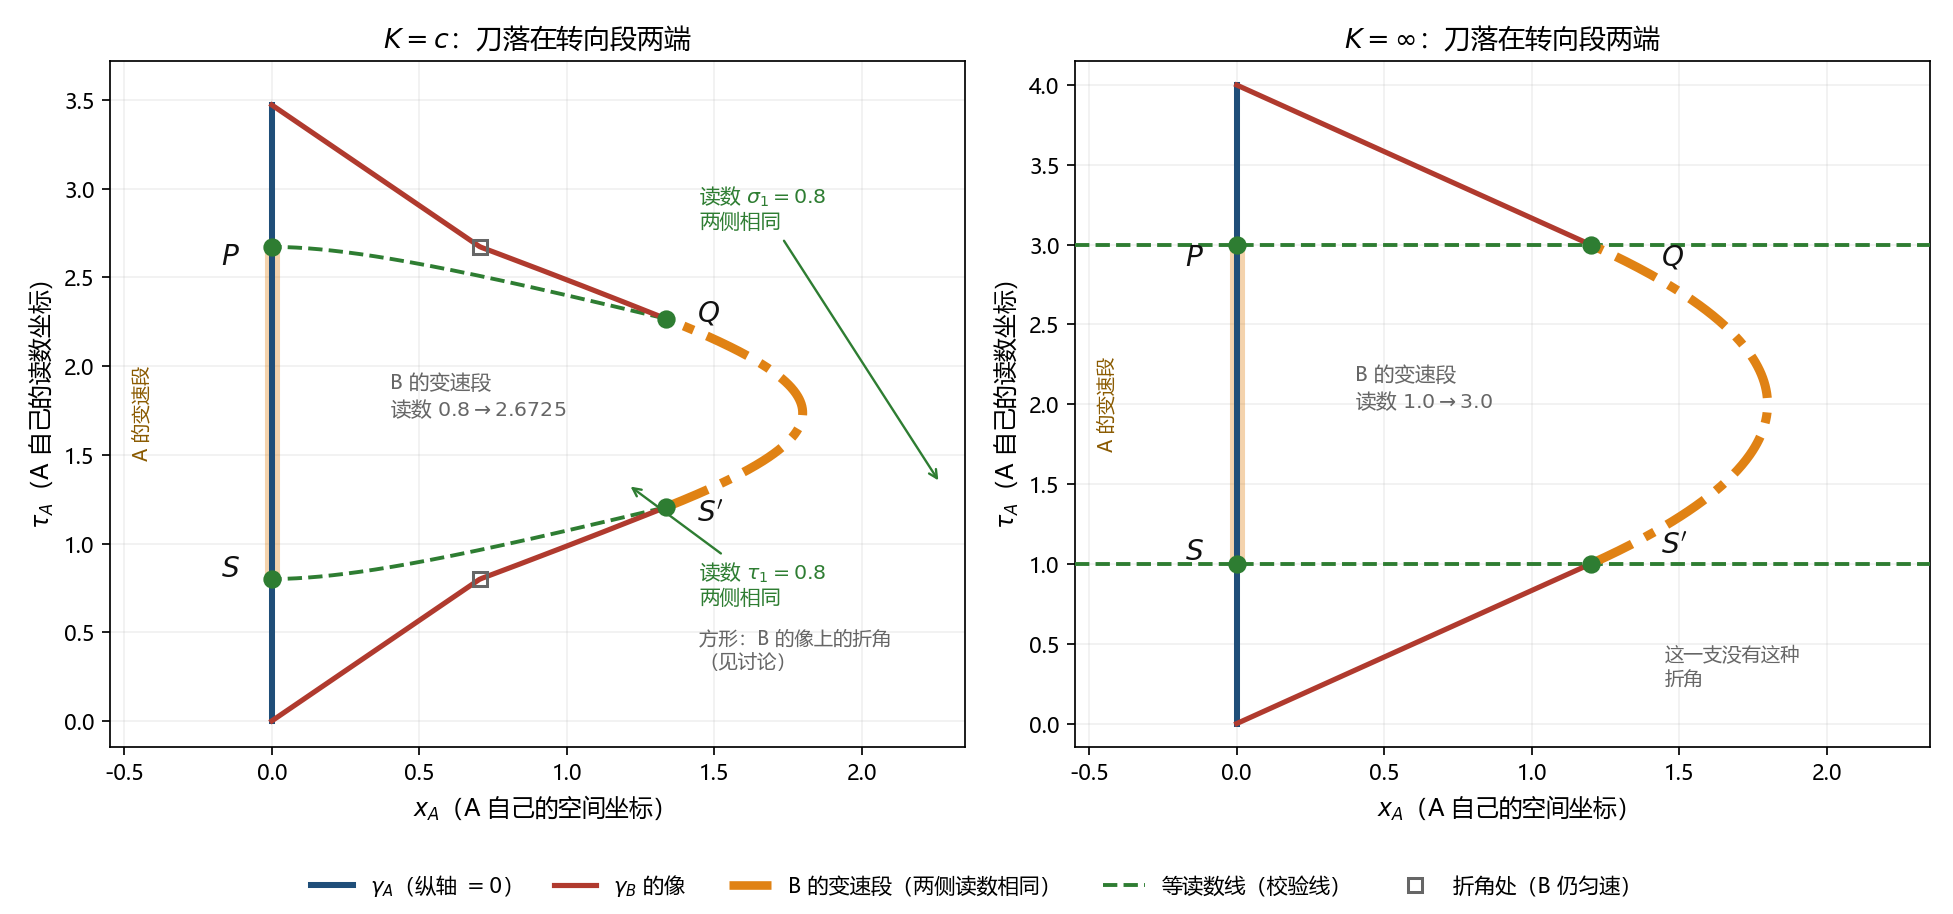

Write Python code to recreate this figure.
# -*- coding: utf-8 -*-
"""
第 14 章配图：把两刀落在转向段的两端（A 视角纸面）。

本图是第 14 章切割构造唯一的配图：两刀落在转向段两端，中间段就是转向段本身，
惯性段对惯性段、转向段对转向段，两侧对应段的读数各自相等。

K=c 支：切点读数为 0.8（= 段 I 的读数），双曲线参数 0.8：
        E_A=(1,-0.6)、E_B=(1,0.6)，核对 1^2-0.6^2=0.64=0.8^2；
        F_A=(3,-0.6)、F_B=(3,0.6)，核对 (4-3)^2-0.6^2=0.64。
K=oo 支：切点为 t=1 与 t=3（该支读数即 t 之差，段 I 的读数为 1）。

字母：A 的转向段两端为 S（下，读数 0.8）与 P（上，读数 2.6725）；
      B 的转向段两端为 S'（下）与 Q（上）。

B 的像上的两个方形标记：位于 (x_A, tau_A) = (0.7059, 0.8) 与 (0.7059, 2.6725)，
那里 B 仍在匀速运动；折角来自 A 自己的坐标构造——A 的加速度在这两个读数处
由 0 跳变到非零、再由非零跳回 0（本算例的加速度是分段常数），A 的同时面族
倾角随之突变。折角属于 A，不属于 B。x_A 的解析值 = 1.5 * 0.8 / 1.7 = 0.7059。
"""
import numpy as np
import matplotlib
matplotlib.use("Agg")
import matplotlib.pyplot as plt
import scipy.interpolate as si
from scipy.optimize import brentq
from matplotlib.lines import Line2D

for f, s in (("font.sans-serif", ["Microsoft YaHei", "SimHei", "DejaVu Sans"]),
             ("axes.unicode_minus", False)):
    plt.rcParams[f] = s

BLUE, RED, GREEN, GREY, BLACK = "#1f4e79", "#b03a2e", "#2e7d32", "#666666", "#111111"
ORANGE = "#e08214"

# ================================================== A 的轨迹（显式算例, c=1）
def A_x(t):
    if t <= 1: return -0.6 * t
    if t <= 3: return 0.3 * t * t - 1.2 * t + 0.3
    return 0.6 * t - 2.4

def A_v(t):
    if t <= 1: return -0.6
    if t <= 3: return 0.6 * t - 1.2
    return 0.6

ts = np.linspace(0, 4, 8001)
vs = np.array([A_v(t) for t in ts])
dtau = 0.5 * (np.sqrt(1 - vs[1:] ** 2) + np.sqrt(1 - vs[:-1] ** 2)) * np.diff(ts)
taus = np.concatenate([[0], np.cumsum(dtau)])

TAU_M = float(taus[-1])
TAU_1 = float(np.interp(1, ts, taus))       # 段 I 末端（= 变速段起点）
TAU_2 = float(np.interp(3, ts, taus))       # 变速段末端（= 段 III 起点）
X_KINK = 1.5 * TAU_1 / 1.7                  # 折角处的 x_A（解析值）
print("核验0: tau(1)=%.4f tau(3)=%.4f tau(4)=%.6f" % (TAU_1, TAU_2, TAU_M))
print("核验1: 中间段读数 = %.4f（应等于段 II 的 1.8725）" % (TAU_M - TAU_1 - TAU_1))
print("核验2: 折角位置 (%s, %s) 与 (%s, %s)" %
      (round(X_KINK, 4), round(TAU_1, 4), round(X_KINK, 4), round(TAU_2, 4)))

theta_of_tau = si.interp1d(taus, np.arctanh(vs))
T_of_tau = si.interp1d(taus, ts)
X_of_tau = si.interp1d(taus, [A_x(t) for t in ts])
a_of_tau = si.interp1d(0.5 * (taus[:-1] + taus[1:]),
                       np.diff(np.arctanh(vs)) / np.diff(taus))

def _root(t, x, lo, hi):
    return brentq(lambda u: (t - float(T_of_tau(u))) * np.cosh(float(theta_of_tau(u)))
                  - (x - float(X_of_tau(u))) * np.sinh(float(theta_of_tau(u))), lo, hi)

def fermi_solve(t, x):
    tt = taus[1:-1]
    th = theta_of_tau(tt); T = T_of_tau(tt); X = X_of_tau(tt)
    F = (t - T) * np.cosh(th) - (x - X) * np.sinh(th)
    F[np.abs(F) < 1e-11] = 0.0
    s = np.sign(F)
    cross = np.where(s[:-1] * s[1:] < 0)[0]
    zero = np.where(s == 0)[0]
    roots = []
    for i in cross:
        roots.append(_root(t, x, tt[i], tt[i + 1]))
    for i in zero:
        lo = max(tt[max(i - 1, 0)], 1e-9); hi = min(tt[min(i + 1, len(tt) - 1)], taus[-1] - 1e-9)
        roots.append(_root(t, x, lo, hi))
    roots.sort()
    uniq = []
    for r in roots:
        if not uniq or r - uniq[-1] > 1e-6:
            uniq.append(r)
    if len(uniq) != 1: return None
    tau = uniq[0]
    xA = (x - float(X_of_tau(tau))) / np.cosh(float(theta_of_tau(tau)))
    if 1 + float(a_of_tau(min(max(tau, taus[1]), taus[-2]))) * xA <= 0: return None
    return tau, xA

def curve_to_A(pair_t, pair_x):
    out_t, out_x = [], []
    for t, x in zip(pair_t, pair_x):
        r = fermi_solve(t, x)
        out_t.append(r[0] if r else np.nan)
        out_x.append(r[1] if r else np.nan)
    return np.array(out_t), np.array(out_x)

# ================================================== 切点与核验
print("=== 核验 3：四个切点的 A 视角坐标（读数应两两相同）===")
pts = {}
for nm, t, x in [("E_A", 1.0, -0.6), ("E_B", 1.0, 0.6),
                 ("F_A", 3.0, -0.6), ("F_B", 3.0, 0.6)]:
    r = fermi_solve(t, x)
    pts[nm] = r
    print("  %-4s (t=%.1f, x=%+.1f) -> (tau_A=%.4f, x_A=%+.4f)" % (nm, t, x, r[0], r[1]))
print("  E 两点读数之和应对称：tau(E_A)+tau(F_A)=%.4f（总读数 %.4f）"
      % (pts["E_A"][0] + pts["F_A"][0], TAU_M))
print("  E 两点 x_A 之和应为 0：%.6f；F 两点：%.6f"
      % (pts["E_A"][1] + pts["E_B"][1], pts["F_A"][1] + pts["F_B"][1]))

# ================================================== 曲线数据
ts_B = np.linspace(0, 4, 700)
tB_img, xB_img = curve_to_A(ts_B, -np.array([A_x(t) for t in ts_B]))
tB_img[0], xB_img[0] = 0.0, 0.0
tB_img[-1], xB_img[-1] = TAU_M, 0.0
tau_B_pts = np.interp(ts_B, ts, taus)

x_hi = 0.62
x_lo1 = np.linspace(-x_hi, x_hi, 320)
L1_t, L1_x = curve_to_A(np.sqrt(0.64 + x_lo1 ** 2), x_lo1)
L2_t, L2_x = curve_to_A(4 - np.sqrt(0.64 + x_lo1 ** 2), x_lo1)

ts_inf = np.linspace(0, 4, 500)
xB_inf = -2 * np.array([A_x(t) for t in ts_inf])

# ================================================== 图（1x2，都是 A 视角）
fig, axes = plt.subplots(1, 2, figsize=(12.6, 5.9))

def split_plot(ax, X, T, mask, color, lw, label=None, z=4):
    """把被 mask 挖去的曲线分成两段画，避免前后段之间出现假的连线。"""
    idx = np.where(mask)[0]
    ax.plot(X[:idx[0]], T[:idx[0]], color=color, lw=lw, zorder=z, label=label)
    ax.plot(X[idx[-1] + 1:], T[idx[-1] + 1:], color=color, lw=lw, zorder=z)

def band(ax, lo, hi):
    ax.plot([0, 0], [lo, hi], color=ORANGE, lw=7, alpha=0.35,
            solid_capstyle="butt", zorder=2)

def corners(ax):
    for tv in (TAU_1, TAU_2):
        ax.plot([X_KINK], [tv], "s", ms=6.5, mfc="none", mec=GREY, mew=1.4, zorder=6)

def panel_c(ax):
    ax.plot([0, 0], [0, TAU_M], color=BLUE, lw=2.8, zorder=4)
    band(ax, TAU_1, TAU_2)
    mask_mid = (tau_B_pts > TAU_1 + 1e-6) & (tau_B_pts < TAU_2 - 1e-6)
    split_plot(ax, xB_img, tB_img, mask_mid, RED, 2.4)
    ax.plot(xB_img[mask_mid], tB_img[mask_mid], color=ORANGE, lw=4.2,
            ls=(0, (5, 1.6, 1.2, 1.6)), zorder=5)
    ax.plot(L1_x, L1_t, "--", color=GREEN, lw=1.8, zorder=3)
    ax.plot(L2_x, L2_t, "--", color=GREEN, lw=1.8, zorder=3)
    corners(ax)
    for k in ["E_A", "E_B", "F_A", "F_B"]:
        tau, xA = pts[k]
        ax.plot([xA], [tau], "o", color=GREEN, ms=7.5, zorder=6)
    # 字母：A 的转向段两端 S、P；B 的转向段两端 S'、Q
    ax.text(-0.11, 0.86, "$S$", fontsize=13, color=BLACK, ha="right", va="center", zorder=6)
    ax.text(-0.11, 2.62, "$P$", fontsize=13, color=BLACK, ha="right", va="center", zorder=6)
    ax.text(1.44, 1.17, "$S'$", fontsize=13, color=BLACK, ha="left", va="center", zorder=6)
    ax.text(1.44, 2.30, "$Q$", fontsize=13, color=BLACK, ha="left", va="center", zorder=6)
    ax.text(-0.44, (TAU_1 + TAU_2) / 2, "A 的变速段", fontsize=8.8, color="#8a5a00",
            rotation=90, ha="center", va="center")
    ax.annotate("读数 $\\tau_1=0.8$\n两侧相同", xy=pts["E_B"],
                xytext=(1.45, 0.66), fontsize=9.5, color=GREEN,
                arrowprops=dict(arrowstyle="->", color=GREEN, lw=1.1))
    ax.annotate("读数 $\\sigma_1=0.8$\n两侧相同", xy=pts["F_B"],
                xytext=(1.45, 2.78), fontsize=9.5, color=GREEN,
                arrowprops=dict(arrowstyle="->", color=GREEN, lw=1.1))
    ax.text(0.40, 1.72, "B 的变速段\n读数 $0.8\\to 2.6725$", fontsize=9.5,
            color=GREY, ha="left")
    ax.text(1.45, 0.30, "方形：B 的像上的折角\n（见讨论）", fontsize=9, color=GREY, ha="left")
    ax.set_xlim(-0.55, 2.35); ax.set_ylim(-0.15, 3.72)

def panel_inf(ax):
    ax.plot([0, 0], [0, 4.0], color=BLUE, lw=2.8, zorder=4)
    band(ax, 1.0, 3.0)
    mask_mid = (ts_inf > 1.0 + 1e-9) & (ts_inf < 3.0 - 1e-9)
    split_plot(ax, xB_inf, ts_inf, mask_mid, RED, 2.4)
    ax.plot(xB_inf[mask_mid], ts_inf[mask_mid], color=ORANGE, lw=4.2,
            ls=(0, (5, 1.6, 1.2, 1.6)), zorder=5)
    xE = -2 * float(A_x(1.0))
    for tv in (1.0, 3.0):
        ax.plot([-0.55, 2.35], [tv, tv], "--", color=GREEN, lw=1.8, zorder=3)
        for xv in (xE, 0.0):
            ax.plot([xv], [tv], "o", color=GREEN, ms=7.5, zorder=6)
    ax.text(-0.11, 1.08, "$S$", fontsize=13, color=BLACK, ha="right", va="center", zorder=6)
    ax.text(-0.11, 2.92, "$P$", fontsize=13, color=BLACK, ha="right", va="center", zorder=6)
    ax.text(1.44, 1.12, "$S'$", fontsize=13, color=BLACK, ha="left", va="center", zorder=6)
    ax.text(1.44, 2.92, "$Q$", fontsize=13, color=BLACK, ha="left", va="center", zorder=6)
    ax.text(-0.44, 2.00, "A 的变速段", fontsize=8.8, color="#8a5a00",
            rotation=90, ha="center", va="center")
    ax.annotate("读数 $\\tau_1=1.0$\n两侧相同", xy=(-xE / 2, 1.0 + 0.02),
                xytext=(1.45, 0.55), fontsize=9.5, color=GREEN,
                arrowprops=dict(arrowstyle="->", color=GREEN, lw=1.1))
    ax.annotate("读数 $\\sigma_1=1.0$\n两侧相同", xy=(-xE / 2, 3.0 - 0.02),
                xytext=(1.45, 3.42), fontsize=9.5, color=GREEN,
                arrowprops=dict(arrowstyle="->", color=GREEN, lw=1.1))
    ax.text(0.40, 1.98, "B 的变速段\n读数 $1.0\\to 3.0$", fontsize=9.5,
            color=GREY, ha="left")
    ax.text(1.45, 0.24, "这一支没有这种\n折角", fontsize=9, color=GREY, ha="left")
    ax.set_xlim(-0.55, 2.35); ax.set_ylim(-0.15, 4.15)

panel_c(axes[0]); panel_inf(axes[1])
for ax, ttl in zip(axes, ["$K=c$：刀落在转向段两端", "$K=\\infty$：刀落在转向段两端"]):
    ax.set_title(ttl, fontsize=12.5)
    ax.set_xlabel("$x_A$（A 自己的空间坐标）", fontsize=11)
    ax.set_ylabel("$\\tau_A$（A 自己的读数坐标）", fontsize=11)
    ax.grid(alpha=0.18)
handles = [
    Line2D([0], [0], color=BLUE, lw=2.8, label="$\\gamma_A$（纵轴 $=0$）"),
    Line2D([0], [0], color=RED, lw=2.4, label="$\\gamma_B$ 的像"),
    Line2D([0], [0], color=ORANGE, lw=4.0, ls=(0, (5, 1.6, 1.2, 1.6)),
           label="B 的变速段（两侧读数相同）"),
    Line2D([0], [0], color=GREEN, lw=1.8, ls="--", label="等读数线（校验线）"),
    Line2D([0], [0], marker="s", ms=6.5, mfc="none", mec=GREY, mew=1.4, lw=0,
           label="折角处（B 仍匀速）"),
]
fig.legend(handles=handles, loc="lower center", ncol=5, fontsize=9.8,
           frameon=False, bbox_to_anchor=(0.5, -0.004))
fig.tight_layout(rect=(0, 0.07, 1, 1))
fig.savefig("twins-calibration-cut-ends.png", dpi=155)
print("  已输出 twins-calibration-cut-ends.png（1x2，A 视角）")
